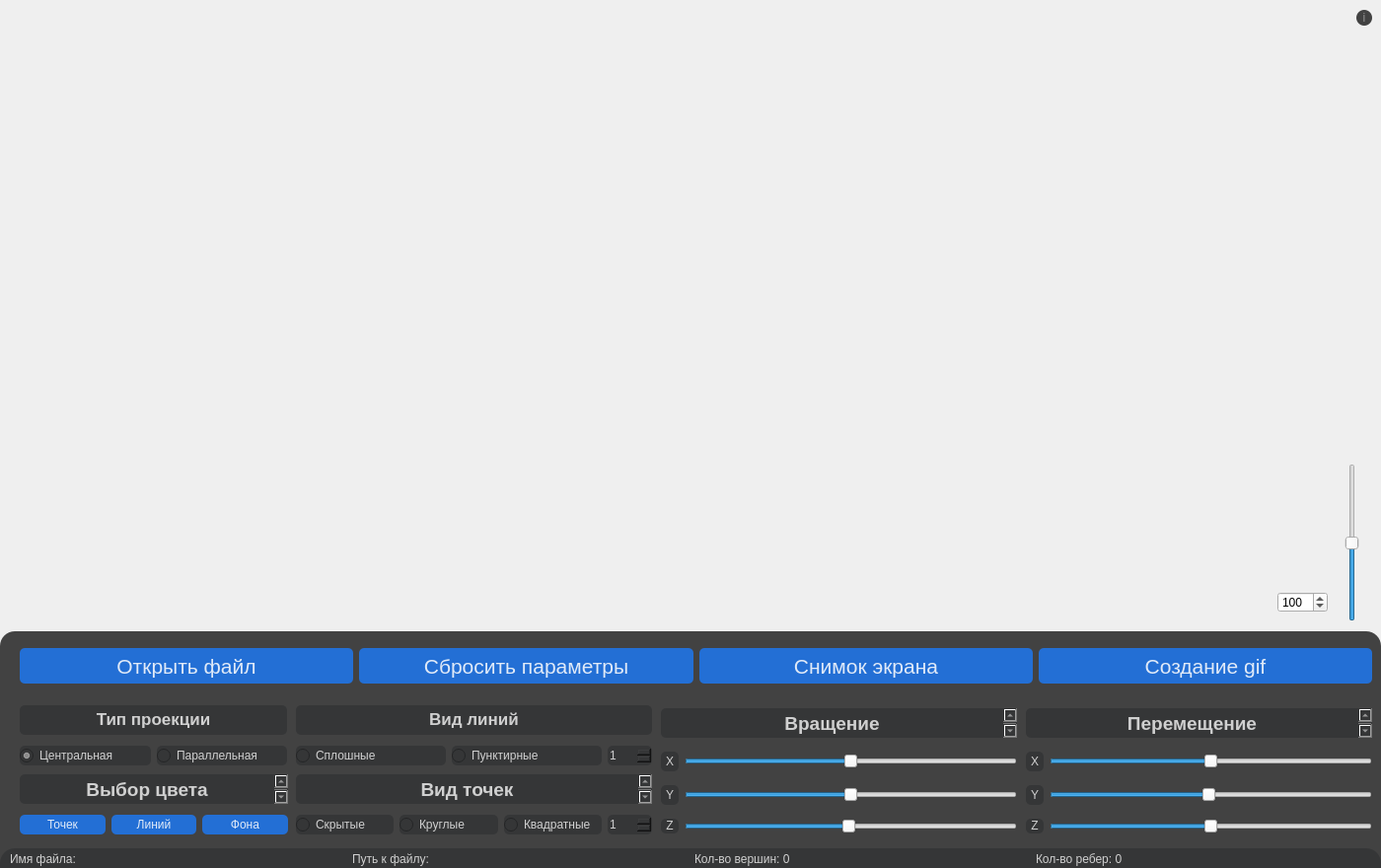
<?xml version="1.0" encoding="UTF-8"?>
<ui version="4.0">
 <class>MainWindow</class>
 <widget class="QMainWindow" name="MainWindow">
  <property name="geometry">
   <rect>
    <x>0</x>
    <y>0</y>
    <width>1400</width>
    <height>880</height>
   </rect>
  </property>
  <property name="minimumSize">
   <size>
    <width>1000</width>
    <height>800</height>
   </size>
  </property>
  <property name="maximumSize">
   <size>
    <width>1400</width>
    <height>880</height>
   </size>
  </property>
  <property name="windowTitle">
   <string>3DViewer_V1.0</string>
  </property>
  <widget class="QWidget" name="centralwidget">
   <widget class="QWidget" name="horizontalLayoutWidget">
    <property name="geometry">
     <rect>
      <x>10</x>
      <y>860</y>
      <width>1381</width>
      <height>21</height>
     </rect>
    </property>
    <layout class="QHBoxLayout" name="horizontalLayout_status">
     <item>
      <widget class="QLabel" name="label_file_name">
       <property name="styleSheet">
        <string notr="true">color: rgb(208, 208, 208);</string>
       </property>
       <property name="text">
        <string>Имя файла:</string>
       </property>
      </widget>
     </item>
     <item>
      <widget class="QLabel" name="label_file_path">
       <property name="styleSheet">
        <string notr="true">color: rgb(208, 208, 208);</string>
       </property>
       <property name="text">
        <string>Путь к файлу:</string>
       </property>
      </widget>
     </item>
     <item>
      <widget class="QLabel" name="label_number_peaks">
       <property name="styleSheet">
        <string notr="true">color: rgb(208, 208, 208);</string>
       </property>
       <property name="text">
        <string>Кол-во вершин: 0</string>
       </property>
      </widget>
     </item>
     <item>
      <widget class="QLabel" name="label_number_of_ribs">
       <property name="styleSheet">
        <string notr="true">color: rgb(208, 208, 208);</string>
       </property>
       <property name="text">
        <string>Кол-во ребер: 0</string>
       </property>
      </widget>
     </item>
    </layout>
   </widget>
   <widget class="QWidget" name="gridLayoutWidget">
    <property name="geometry">
     <rect>
      <x>670</x>
      <y>710</y>
      <width>361</width>
      <height>143</height>
     </rect>
    </property>
    <layout class="QGridLayout" name="gridLayout_spin">
     <item row="2" column="1">
      <widget class="QSlider" name="horizontalSlider_spin_y">
       <property name="maximum">
        <number>200</number>
       </property>
       <property name="pageStep">
        <number>1</number>
       </property>
       <property name="value">
        <number>100</number>
       </property>
       <property name="orientation">
        <enum>Qt::Horizontal</enum>
       </property>
      </widget>
     </item>
     <item row="3" column="0">
      <widget class="QLabel" name="label_z_2">
       <property name="styleSheet">
        <string notr="true">background-color: rgb(53, 54, 55);
color: rgb(208, 208, 208);
border-radius: 5px;</string>
       </property>
       <property name="text">
        <string>&lt;html&gt;&lt;head/&gt;&lt;body&gt;&lt;p align=&quot;center&quot;&gt;Z&lt;/p&gt;&lt;/body&gt;&lt;/html&gt;</string>
       </property>
      </widget>
     </item>
     <item row="1" column="0">
      <widget class="QLabel" name="label_x_2">
       <property name="minimumSize">
        <size>
         <width>18</width>
         <height>20</height>
        </size>
       </property>
       <property name="styleSheet">
        <string notr="true">background-color: rgb(53, 54, 55);
color: rgb(208, 208, 208);
border-radius: 5px;</string>
       </property>
       <property name="text">
        <string>&lt;html&gt;&lt;head/&gt;&lt;body&gt;&lt;p align=&quot;center&quot;&gt;X&lt;/p&gt;&lt;/body&gt;&lt;/html&gt;</string>
       </property>
      </widget>
     </item>
     <item row="2" column="0">
      <widget class="QLabel" name="label_y_2">
       <property name="minimumSize">
        <size>
         <width>18</width>
         <height>20</height>
        </size>
       </property>
       <property name="styleSheet">
        <string notr="true">background-color: rgb(53, 54, 55);
color: rgb(208, 208, 208);
border-radius: 5px;</string>
       </property>
       <property name="text">
        <string>&lt;html&gt;&lt;head/&gt;&lt;body&gt;&lt;p align=&quot;center&quot;&gt;Y&lt;/p&gt;&lt;/body&gt;&lt;/html&gt;</string>
       </property>
      </widget>
     </item>
     <item row="0" column="0" colspan="2">
      <widget class="QTextBrowser" name="textBrowser_line_2">
       <property name="minimumSize">
        <size>
         <width>0</width>
         <height>30</height>
        </size>
       </property>
       <property name="maximumSize">
        <size>
         <width>16777215</width>
         <height>30</height>
        </size>
       </property>
       <property name="baseSize">
        <size>
         <width>350</width>
         <height>36</height>
        </size>
       </property>
       <property name="styleSheet">
        <string notr="true">background-color: rgb(53, 54, 55);
color: rgb(208, 208, 208);
border-radius: 5px;</string>
       </property>
       <property name="html">
        <string>&lt;!DOCTYPE HTML PUBLIC &quot;-//W3C//DTD HTML 4.0//EN&quot; &quot;http://www.w3.org/TR/REC-html40/strict.dtd&quot;&gt;
&lt;html&gt;&lt;head&gt;&lt;meta name=&quot;qrichtext&quot; content=&quot;1&quot; /&gt;&lt;meta charset=&quot;utf-8&quot; /&gt;&lt;style type=&quot;text/css&quot;&gt;
p, li { white-space: pre-wrap; }
hr { height: 1px; border-width: 0; }
li.unchecked::marker { content: &quot;\2610&quot;; }
li.checked::marker { content: &quot;\2612&quot;; }
&lt;/style&gt;&lt;/head&gt;&lt;body style=&quot; font-family:'.AppleSystemUIFont'; font-size:13pt; font-weight:400; font-style:normal;&quot;&gt;
&lt;p align=&quot;center&quot; style=&quot; margin-top:0px; margin-bottom:0px; margin-left:0px; margin-right:0px; -qt-block-indent:0; text-indent:0px;&quot;&gt;&lt;span style=&quot; font-size:14pt; font-weight:700;&quot;&gt;Вращение&lt;/span&gt;&lt;/p&gt;&lt;/body&gt;&lt;/html&gt;</string>
       </property>
      </widget>
     </item>
     <item row="1" column="1">
      <widget class="QSlider" name="horizontalSlider_spin_x">
       <property name="maximum">
        <number>200</number>
       </property>
       <property name="value">
        <number>100</number>
       </property>
       <property name="orientation">
        <enum>Qt::Horizontal</enum>
       </property>
      </widget>
     </item>
     <item row="3" column="1">
      <widget class="QSlider" name="horizontalSlider_spin_z">
       <property name="maximum">
        <number>200</number>
       </property>
       <property name="pageStep">
        <number>1</number>
       </property>
       <property name="value">
        <number>99</number>
       </property>
       <property name="orientation">
        <enum>Qt::Horizontal</enum>
       </property>
      </widget>
     </item>
    </layout>
   </widget>
   <widget class="QWidget" name="gridLayoutWidget_2">
    <property name="geometry">
     <rect>
      <x>1040</x>
      <y>710</y>
      <width>351</width>
      <height>143</height>
     </rect>
    </property>
    <layout class="QGridLayout" name="gridLayout_move">
     <item row="3" column="0">
      <widget class="QLabel" name="label_z">
       <property name="styleSheet">
        <string notr="true">background-color: rgb(53, 54, 55);
color: rgb(208, 208, 208);
border-radius: 5px;</string>
       </property>
       <property name="text">
        <string>&lt;html&gt;&lt;head/&gt;&lt;body&gt;&lt;p align=&quot;center&quot;&gt;Z&lt;/p&gt;&lt;/body&gt;&lt;/html&gt;</string>
       </property>
      </widget>
     </item>
     <item row="1" column="0">
      <widget class="QLabel" name="label_x">
       <property name="minimumSize">
        <size>
         <width>18</width>
         <height>20</height>
        </size>
       </property>
       <property name="styleSheet">
        <string notr="true">background-color: rgb(53, 54, 55);
color: rgb(208, 208, 208);
border-radius: 5px;</string>
       </property>
       <property name="text">
        <string>&lt;html&gt;&lt;head/&gt;&lt;body&gt;&lt;p align=&quot;center&quot;&gt;X&lt;/p&gt;&lt;/body&gt;&lt;/html&gt;</string>
       </property>
      </widget>
     </item>
     <item row="1" column="1">
      <widget class="QSlider" name="horizontalSlider_move_x">
       <property name="maximum">
        <number>200</number>
       </property>
       <property name="pageStep">
        <number>1</number>
       </property>
       <property name="value">
        <number>100</number>
       </property>
       <property name="orientation">
        <enum>Qt::Horizontal</enum>
       </property>
      </widget>
     </item>
     <item row="2" column="1">
      <widget class="QSlider" name="horizontalSlider_move_y">
       <property name="maximum">
        <number>200</number>
       </property>
       <property name="pageStep">
        <number>1</number>
       </property>
       <property name="value">
        <number>99</number>
       </property>
       <property name="orientation">
        <enum>Qt::Horizontal</enum>
       </property>
      </widget>
     </item>
     <item row="2" column="0">
      <widget class="QLabel" name="label_y">
       <property name="minimumSize">
        <size>
         <width>18</width>
         <height>20</height>
        </size>
       </property>
       <property name="styleSheet">
        <string notr="true">background-color: rgb(53, 54, 55);
color: rgb(208, 208, 208);
border-radius: 5px;</string>
       </property>
       <property name="text">
        <string>&lt;html&gt;&lt;head/&gt;&lt;body&gt;&lt;p align=&quot;center&quot;&gt;Y&lt;/p&gt;&lt;/body&gt;&lt;/html&gt;</string>
       </property>
      </widget>
     </item>
     <item row="3" column="1">
      <widget class="QSlider" name="horizontalSlider_move_z">
       <property name="maximum">
        <number>200</number>
       </property>
       <property name="pageStep">
        <number>1</number>
       </property>
       <property name="value">
        <number>100</number>
       </property>
       <property name="orientation">
        <enum>Qt::Horizontal</enum>
       </property>
      </widget>
     </item>
     <item row="0" column="0" colspan="2">
      <widget class="QTextBrowser" name="textBrowser_progection_move">
       <property name="minimumSize">
        <size>
         <width>0</width>
         <height>30</height>
        </size>
       </property>
       <property name="maximumSize">
        <size>
         <width>16777215</width>
         <height>30</height>
        </size>
       </property>
       <property name="baseSize">
        <size>
         <width>350</width>
         <height>36</height>
        </size>
       </property>
       <property name="styleSheet">
        <string notr="true">background-color: rgb(53, 54, 55);
color: rgb(208, 208, 208);
border-radius: 5px;</string>
       </property>
       <property name="html">
        <string>&lt;!DOCTYPE HTML PUBLIC &quot;-//W3C//DTD HTML 4.0//EN&quot; &quot;http://www.w3.org/TR/REC-html40/strict.dtd&quot;&gt;
&lt;html&gt;&lt;head&gt;&lt;meta name=&quot;qrichtext&quot; content=&quot;1&quot; /&gt;&lt;meta charset=&quot;utf-8&quot; /&gt;&lt;style type=&quot;text/css&quot;&gt;
p, li { white-space: pre-wrap; }
hr { height: 1px; border-width: 0; }
li.unchecked::marker { content: &quot;\2610&quot;; }
li.checked::marker { content: &quot;\2612&quot;; }
&lt;/style&gt;&lt;/head&gt;&lt;body style=&quot; font-family:'.AppleSystemUIFont'; font-size:13pt; font-weight:400; font-style:normal;&quot;&gt;
&lt;p align=&quot;center&quot; style=&quot; margin-top:0px; margin-bottom:0px; margin-left:0px; margin-right:0px; -qt-block-indent:0; text-indent:0px;&quot;&gt;&lt;span style=&quot; font-size:14pt; font-weight:700;&quot;&gt;Перемещение&lt;/span&gt;&lt;/p&gt;&lt;/body&gt;&lt;/html&gt;</string>
       </property>
      </widget>
     </item>
    </layout>
   </widget>
   <widget class="QWidget" name="verticalLayoutWidget">
    <property name="geometry">
     <rect>
      <x>300</x>
      <y>710</y>
      <width>361</width>
      <height>71</height>
     </rect>
    </property>
    <layout class="QVBoxLayout" name="verticalLayout_line">
     <item>
      <widget class="QTextBrowser" name="textBrowser_line">
       <property name="minimumSize">
        <size>
         <width>0</width>
         <height>30</height>
        </size>
       </property>
       <property name="maximumSize">
        <size>
         <width>16777215</width>
         <height>30</height>
        </size>
       </property>
       <property name="baseSize">
        <size>
         <width>350</width>
         <height>30</height>
        </size>
       </property>
       <property name="styleSheet">
        <string notr="true">background-color: rgb(53, 54, 55);
color: rgb(208, 208, 208);
border-radius: 5px;</string>
       </property>
       <property name="html">
        <string>&lt;!DOCTYPE HTML PUBLIC &quot;-//W3C//DTD HTML 4.0//EN&quot; &quot;http://www.w3.org/TR/REC-html40/strict.dtd&quot;&gt;
&lt;html&gt;&lt;head&gt;&lt;meta name=&quot;qrichtext&quot; content=&quot;1&quot; /&gt;&lt;meta charset=&quot;utf-8&quot; /&gt;&lt;style type=&quot;text/css&quot;&gt;
p, li { white-space: pre-wrap; }
hr { height: 1px; border-width: 0; }
li.unchecked::marker { content: &quot;\2610&quot;; }
li.checked::marker { content: &quot;\2612&quot;; }
&lt;/style&gt;&lt;/head&gt;&lt;body style=&quot; font-family:'.AppleSystemUIFont'; font-size:13pt; font-weight:400; font-style:normal;&quot;&gt;
&lt;p align=&quot;center&quot; style=&quot; margin-top:0px; margin-bottom:0px; margin-left:0px; margin-right:0px; -qt-block-indent:0; text-indent:0px;&quot;&gt;&lt;span style=&quot; font-weight:700;&quot;&gt;Вид линий&lt;/span&gt;&lt;/p&gt;&lt;/body&gt;&lt;/html&gt;</string>
       </property>
      </widget>
     </item>
     <item>
      <layout class="QHBoxLayout" name="horizontalLayout_line">
       <item>
        <widget class="QRadioButton" name="radioButton_ribs_line">
         <property name="minimumSize">
          <size>
           <width>0</width>
           <height>20</height>
          </size>
         </property>
         <property name="styleSheet">
          <string notr="true">background-color: rgb(53, 54, 55);
color: rgb(208, 208, 208);
border-radius: 5px;</string>
         </property>
         <property name="text">
          <string>Сплошные</string>
         </property>
        </widget>
       </item>
       <item>
        <widget class="QRadioButton" name="radioButton_ribs_dotted">
         <property name="minimumSize">
          <size>
           <width>0</width>
           <height>20</height>
          </size>
         </property>
         <property name="styleSheet">
          <string notr="true">background-color: rgb(53, 54, 55);
color: rgb(208, 208, 208);
border-radius: 5px;</string>
         </property>
         <property name="text">
          <string>Пунктирные </string>
         </property>
        </widget>
       </item>
       <item>
        <widget class="QSpinBox" name="spinBox_line">
         <property name="minimumSize">
          <size>
           <width>0</width>
           <height>20</height>
          </size>
         </property>
         <property name="maximumSize">
          <size>
           <width>45</width>
           <height>16777215</height>
          </size>
         </property>
         <property name="styleSheet">
          <string notr="true">background-color: rgb(53, 54, 55);
color: rgb(208, 208, 208);
border-radius: 5px;</string>
         </property>
         <property name="minimum">
          <number>1</number>
         </property>
        </widget>
       </item>
      </layout>
     </item>
    </layout>
   </widget>
   <widget class="QWidget" name="verticalLayoutWidget_2">
    <property name="geometry">
     <rect>
      <x>300</x>
      <y>780</y>
      <width>361</width>
      <height>71</height>
     </rect>
    </property>
    <layout class="QVBoxLayout" name="verticalLayout_dot">
     <item>
      <widget class="QTextBrowser" name="textBrowser_progection_dot">
       <property name="minimumSize">
        <size>
         <width>0</width>
         <height>30</height>
        </size>
       </property>
       <property name="maximumSize">
        <size>
         <width>16777215</width>
         <height>30</height>
        </size>
       </property>
       <property name="baseSize">
        <size>
         <width>350</width>
         <height>30</height>
        </size>
       </property>
       <property name="styleSheet">
        <string notr="true">background-color: rgb(53, 54, 55);
color: rgb(208, 208, 208);
border-radius: 5px;</string>
       </property>
       <property name="html">
        <string>&lt;!DOCTYPE HTML PUBLIC &quot;-//W3C//DTD HTML 4.0//EN&quot; &quot;http://www.w3.org/TR/REC-html40/strict.dtd&quot;&gt;
&lt;html&gt;&lt;head&gt;&lt;meta name=&quot;qrichtext&quot; content=&quot;1&quot; /&gt;&lt;meta charset=&quot;utf-8&quot; /&gt;&lt;style type=&quot;text/css&quot;&gt;
p, li { white-space: pre-wrap; }
hr { height: 1px; border-width: 0; }
li.unchecked::marker { content: &quot;\2610&quot;; }
li.checked::marker { content: &quot;\2612&quot;; }
&lt;/style&gt;&lt;/head&gt;&lt;body style=&quot; font-family:'.AppleSystemUIFont'; font-size:13pt; font-weight:400; font-style:normal;&quot;&gt;
&lt;p align=&quot;center&quot; style=&quot; margin-top:0px; margin-bottom:0px; margin-left:0px; margin-right:0px; -qt-block-indent:0; text-indent:0px;&quot;&gt;&lt;span style=&quot; font-size:14pt; font-weight:700;&quot;&gt;Вид точек&lt;/span&gt;&lt;/p&gt;&lt;/body&gt;&lt;/html&gt;</string>
       </property>
      </widget>
     </item>
     <item>
      <layout class="QHBoxLayout" name="horizontalLayout_dot">
       <item>
        <widget class="QRadioButton" name="radioButton_dot_invis">
         <property name="minimumSize">
          <size>
           <width>0</width>
           <height>20</height>
          </size>
         </property>
         <property name="styleSheet">
          <string notr="true">background-color: rgb(53, 54, 55);
color: rgb(208, 208, 208);
border-radius: 5px;</string>
         </property>
         <property name="text">
          <string>Скрытые</string>
         </property>
        </widget>
       </item>
       <item>
        <widget class="QRadioButton" name="radioButton_dot_round">
         <property name="minimumSize">
          <size>
           <width>0</width>
           <height>20</height>
          </size>
         </property>
         <property name="styleSheet">
          <string notr="true">background-color: rgb(53, 54, 55);
color: rgb(208, 208, 208);
border-radius: 5px;</string>
         </property>
         <property name="text">
          <string>Круглые</string>
         </property>
        </widget>
       </item>
       <item>
        <widget class="QRadioButton" name="radioButton_dot_square">
         <property name="minimumSize">
          <size>
           <width>0</width>
           <height>20</height>
          </size>
         </property>
         <property name="styleSheet">
          <string notr="true">background-color: rgb(53, 54, 55);
color: rgb(208, 208, 208);
border-radius: 5px;</string>
         </property>
         <property name="text">
          <string>Квадратные</string>
         </property>
        </widget>
       </item>
       <item>
        <widget class="QSpinBox" name="spinBox_dot">
         <property name="minimumSize">
          <size>
           <width>0</width>
           <height>20</height>
          </size>
         </property>
         <property name="maximumSize">
          <size>
           <width>45</width>
           <height>16777215</height>
          </size>
         </property>
         <property name="styleSheet">
          <string notr="true">background-color: rgb(53, 54, 55);
color: rgb(208, 208, 208);
border-radius: 5px;</string>
         </property>
         <property name="minimum">
          <number>1</number>
         </property>
        </widget>
       </item>
      </layout>
     </item>
    </layout>
   </widget>
   <widget class="QWidget" name="verticalLayoutWidget_3">
    <property name="geometry">
     <rect>
      <x>20</x>
      <y>780</y>
      <width>272</width>
      <height>71</height>
     </rect>
    </property>
    <layout class="QVBoxLayout" name="verticalLayout_color">
     <item>
      <widget class="QTextBrowser" name="textBrowser_color_view">
       <property name="minimumSize">
        <size>
         <width>0</width>
         <height>30</height>
        </size>
       </property>
       <property name="maximumSize">
        <size>
         <width>16777215</width>
         <height>30</height>
        </size>
       </property>
       <property name="baseSize">
        <size>
         <width>350</width>
         <height>30</height>
        </size>
       </property>
       <property name="styleSheet">
        <string notr="true">background-color: rgb(53, 54, 55);
color: rgb(208, 208, 208);
border-radius: 5px;</string>
       </property>
       <property name="html">
        <string>&lt;!DOCTYPE HTML PUBLIC &quot;-//W3C//DTD HTML 4.0//EN&quot; &quot;http://www.w3.org/TR/REC-html40/strict.dtd&quot;&gt;
&lt;html&gt;&lt;head&gt;&lt;meta name=&quot;qrichtext&quot; content=&quot;1&quot; /&gt;&lt;meta charset=&quot;utf-8&quot; /&gt;&lt;style type=&quot;text/css&quot;&gt;
p, li { white-space: pre-wrap; }
hr { height: 1px; border-width: 0; }
li.unchecked::marker { content: &quot;\2610&quot;; }
li.checked::marker { content: &quot;\2612&quot;; }
&lt;/style&gt;&lt;/head&gt;&lt;body style=&quot; font-family:'.AppleSystemUIFont'; font-size:13pt; font-weight:400; font-style:normal;&quot;&gt;
&lt;p align=&quot;center&quot; style=&quot; margin-top:0px; margin-bottom:0px; margin-left:0px; margin-right:0px; -qt-block-indent:0; text-indent:0px;&quot;&gt;&lt;span style=&quot; font-size:14pt; font-weight:700;&quot;&gt;Выбор цвета&lt;/span&gt;&lt;/p&gt;&lt;/body&gt;&lt;/html&gt;</string>
       </property>
      </widget>
     </item>
     <item>
      <layout class="QHBoxLayout" name="horizontalLayout_color">
       <item>
        <widget class="QPushButton" name="pushButton_change_dot_color">
         <property name="minimumSize">
          <size>
           <width>80</width>
           <height>20</height>
          </size>
         </property>
         <property name="styleSheet">
          <string notr="true">QPushButton{
background-color:rgb(35, 111, 213);
color: rgb(224, 234, 248);
border-radius: 5px;

}
QPushButton:hover {
    background-color : rgb(102, 104, 104);
}
QPushButton:pressed {
    background-color : rgb(33, 33, 33);
}
</string>
         </property>
         <property name="text">
          <string>Точек</string>
         </property>
        </widget>
       </item>
       <item>
        <widget class="QPushButton" name="pushButton_change_line_color">
         <property name="minimumSize">
          <size>
           <width>80</width>
           <height>20</height>
          </size>
         </property>
         <property name="styleSheet">
          <string notr="true">QPushButton{
background-color:rgb(35, 111, 213);
color: rgb(224, 234, 248);
border-radius: 5px;

}
QPushButton:hover {
    background-color : rgb(102, 104, 104);
}
QPushButton:pressed {
    background-color : rgb(33, 33, 33);
}
</string>
         </property>
         <property name="text">
          <string>Линий</string>
         </property>
        </widget>
       </item>
       <item>
        <widget class="QPushButton" name="pushButton_change_background_color">
         <property name="minimumSize">
          <size>
           <width>80</width>
           <height>20</height>
          </size>
         </property>
         <property name="styleSheet">
          <string notr="true">QPushButton{
background-color:rgb(35, 111, 213);
color: rgb(224, 234, 248);
border-radius: 5px;

}
QPushButton:hover {
    background-color : rgb(102, 104, 104);
}
QPushButton:pressed {
    background-color : rgb(33, 33, 33);
}
</string>
         </property>
         <property name="text">
          <string>Фона</string>
         </property>
        </widget>
       </item>
      </layout>
     </item>
    </layout>
   </widget>
   <widget class="QWidget" name="verticalLayoutWidget_4">
    <property name="geometry">
     <rect>
      <x>20</x>
      <y>710</y>
      <width>271</width>
      <height>71</height>
     </rect>
    </property>
    <layout class="QVBoxLayout" name="verticalLayout_projection_type">
     <item>
      <widget class="QTextBrowser" name="textBrowser_projection">
       <property name="minimumSize">
        <size>
         <width>0</width>
         <height>30</height>
        </size>
       </property>
       <property name="maximumSize">
        <size>
         <width>16777215</width>
         <height>30</height>
        </size>
       </property>
       <property name="baseSize">
        <size>
         <width>350</width>
         <height>30</height>
        </size>
       </property>
       <property name="styleSheet">
        <string notr="true">background-color: rgb(53, 54, 55);
color: rgb(208, 208, 208);
border-radius: 5px;</string>
       </property>
       <property name="html">
        <string>&lt;!DOCTYPE HTML PUBLIC &quot;-//W3C//DTD HTML 4.0//EN&quot; &quot;http://www.w3.org/TR/REC-html40/strict.dtd&quot;&gt;
&lt;html&gt;&lt;head&gt;&lt;meta name=&quot;qrichtext&quot; content=&quot;1&quot; /&gt;&lt;meta charset=&quot;utf-8&quot; /&gt;&lt;style type=&quot;text/css&quot;&gt;
p, li { white-space: pre-wrap; }
hr { height: 1px; border-width: 0; }
li.unchecked::marker { content: &quot;\2610&quot;; }
li.checked::marker { content: &quot;\2612&quot;; }
&lt;/style&gt;&lt;/head&gt;&lt;body style=&quot; font-family:'.AppleSystemUIFont'; font-size:13pt; font-weight:400; font-style:normal;&quot;&gt;
&lt;p align=&quot;center&quot; style=&quot; margin-top:0px; margin-bottom:0px; margin-left:0px; margin-right:0px; -qt-block-indent:0; text-indent:0px;&quot;&gt;&lt;span style=&quot; font-weight:700;&quot;&gt;Тип проекции&lt;/span&gt;&lt;/p&gt;&lt;/body&gt;&lt;/html&gt;</string>
       </property>
      </widget>
     </item>
     <item>
      <layout class="QHBoxLayout" name="horizontalLayout_projection_type">
       <item>
        <widget class="QRadioButton" name="radioButton_projection_center">
         <property name="minimumSize">
          <size>
           <width>0</width>
           <height>20</height>
          </size>
         </property>
         <property name="tabletTracking">
          <bool>false</bool>
         </property>
         <property name="styleSheet">
          <string notr="true">background-color: rgb(53, 54, 55);
color: rgb(208, 208, 208);
border-radius: 5px;</string>
         </property>
         <property name="text">
          <string>Центральная</string>
         </property>
         <property name="checked">
          <bool>true</bool>
         </property>
        </widget>
       </item>
       <item>
        <widget class="QRadioButton" name="radioButton_projection_parallel">
         <property name="minimumSize">
          <size>
           <width>0</width>
           <height>20</height>
          </size>
         </property>
         <property name="styleSheet">
          <string notr="true">background-color: rgb(53, 54, 55);
color: rgb(208, 208, 208);
border-radius: 5px;</string>
         </property>
         <property name="text">
          <string>Параллельная</string>
         </property>
        </widget>
       </item>
      </layout>
     </item>
    </layout>
   </widget>
   <widget class="QWidget" name="horizontalLayoutWidget_6">
    <property name="geometry">
     <rect>
      <x>20</x>
      <y>650</y>
      <width>1371</width>
      <height>51</height>
     </rect>
    </property>
    <layout class="QHBoxLayout" name="horizontalLayout">
     <item>
      <widget class="QPushButton" name="pushButton_open_file">
       <property name="minimumSize">
        <size>
         <width>200</width>
         <height>36</height>
        </size>
       </property>
       <property name="font">
        <font>
         <pointsize>16</pointsize>
        </font>
       </property>
       <property name="styleSheet">
        <string notr="true">QPushButton{
background-color:rgb(35, 111, 213);
color: rgb(224, 234, 248);
border-radius: 5px;

}
QPushButton:hover {
    background-color : rgb(102, 104, 104);
}
QPushButton:pressed {
    background-color : rgb(33, 33, 33);
}
</string>
       </property>
       <property name="text">
        <string>Открыть файл</string>
       </property>
       <property name="iconSize">
        <size>
         <width>16</width>
         <height>16</height>
        </size>
       </property>
      </widget>
     </item>
     <item>
      <widget class="QPushButton" name="pushButton_param">
       <property name="minimumSize">
        <size>
         <width>200</width>
         <height>36</height>
        </size>
       </property>
       <property name="font">
        <font>
         <pointsize>16</pointsize>
        </font>
       </property>
       <property name="styleSheet">
        <string notr="true">QPushButton{
background-color:rgb(35, 111, 213);
color: rgb(224, 234, 248);
border-radius: 5px;

}
QPushButton:hover {
    background-color : rgb(102, 104, 104);
}
QPushButton:pressed {
    background-color : rgb(33, 33, 33);
}
</string>
       </property>
       <property name="text">
        <string>Сбросить параметры</string>
       </property>
      </widget>
     </item>
     <item>
      <widget class="QPushButton" name="pushButton_screenshot">
       <property name="minimumSize">
        <size>
         <width>200</width>
         <height>36</height>
        </size>
       </property>
       <property name="font">
        <font>
         <pointsize>16</pointsize>
        </font>
       </property>
       <property name="styleSheet">
        <string notr="true">QPushButton{
background-color:rgb(35, 111, 213);
color: rgb(224, 234, 248);
border-radius: 5px;

}
QPushButton:hover {
    background-color : rgb(102, 104, 104);
}
QPushButton:pressed {
    background-color : rgb(33, 33, 33);
}
</string>
       </property>
       <property name="text">
        <string>Снимок экрана</string>
       </property>
      </widget>
     </item>
     <item>
      <widget class="QPushButton" name="pushButton_gif">
       <property name="minimumSize">
        <size>
         <width>200</width>
         <height>36</height>
        </size>
       </property>
       <property name="font">
        <font>
         <pointsize>16</pointsize>
        </font>
       </property>
       <property name="styleSheet">
        <string notr="true">QPushButton{
background-color:rgb(35, 111, 213);
color: rgb(224, 234, 248);
border-radius: 5px;

}
QPushButton:hover {
    background-color : rgb(102, 104, 104);
}
QPushButton:pressed {
    background-color : rgb(33, 33, 33);
}
</string>
       </property>
       <property name="text">
        <string>Создание gif</string>
       </property>
      </widget>
     </item>
    </layout>
   </widget>
   <widget class="QLabel" name="label_background_color">
    <property name="geometry">
     <rect>
      <x>0</x>
      <y>640</y>
      <width>1400</width>
      <height>281</height>
     </rect>
    </property>
    <property name="styleSheet">
     <string notr="true">background-color: rgb(66, 66, 66);
border-radius: 15px;</string>
    </property>
    <property name="text">
     <string/>
    </property>
   </widget>
   <widget class="QLabel" name="label_background_color_2">
    <property name="geometry">
     <rect>
      <x>0</x>
      <y>860</y>
      <width>1400</width>
      <height>51</height>
     </rect>
    </property>
    <property name="styleSheet">
     <string notr="true">background-color: rgb(53, 54, 55);
border-radius: 15px;
</string>
    </property>
    <property name="text">
     <string/>
    </property>
   </widget>
   <widget class="QSlider" name="verticalSlider_size">
    <property name="geometry">
     <rect>
      <x>1360</x>
      <y>470</y>
      <width>22</width>
      <height>160</height>
     </rect>
    </property>
    <property name="minimum">
     <number>1</number>
    </property>
    <property name="maximum">
     <number>200</number>
    </property>
    <property name="value">
     <number>100</number>
    </property>
    <property name="orientation">
     <enum>Qt::Vertical</enum>
    </property>
   </widget>
   <widget class="QSpinBox" name="spinBox_size">
    <property name="geometry">
     <rect>
      <x>1295</x>
      <y>600</y>
      <width>51</width>
      <height>21</height>
     </rect>
    </property>
    <property name="minimumSize">
     <size>
      <width>36</width>
      <height>21</height>
     </size>
    </property>
    <property name="minimum">
     <number>1</number>
    </property>
    <property name="maximum">
     <number>200</number>
    </property>
    <property name="value">
     <number>100</number>
    </property>
   </widget>
   <widget class="WinOpenGL" name="openGLWidget" native="true">
    <property name="geometry">
     <rect>
      <x>0</x>
      <y>0</y>
      <width>1401</width>
      <height>651</height>
     </rect>
    </property>
   </widget>
   <widget class="QPushButton" name="pushButton_info">
    <property name="geometry">
     <rect>
      <x>1375</x>
      <y>10</y>
      <width>16</width>
      <height>16</height>
     </rect>
    </property>
    <property name="whatsThis">
     <string>&lt;html&gt;&lt;head/&gt;&lt;body&gt;&lt;p align=&quot;center&quot;&gt;Info&lt;/p&gt;&lt;/body&gt;&lt;/html&gt;</string>
    </property>
    <property name="styleSheet">
     <string notr="true">QPushButton{
background-color: rgb(66, 66, 66);
color: rgb(146, 146, 146);
border-radius: 8px;

}
QPushButton:hover {
    background-color : rgb(102, 104, 104);
}
QPushButton:pressed {
    background-color : rgb(33, 33, 33);
}
</string>
    </property>
    <property name="text">
     <string>i</string>
    </property>
   </widget>
   <zorder>openGLWidget</zorder>
   <zorder>label_background_color</zorder>
   <zorder>label_background_color_2</zorder>
   <zorder>horizontalLayoutWidget</zorder>
   <zorder>gridLayoutWidget</zorder>
   <zorder>gridLayoutWidget_2</zorder>
   <zorder>verticalLayoutWidget</zorder>
   <zorder>verticalLayoutWidget_2</zorder>
   <zorder>verticalLayoutWidget_3</zorder>
   <zorder>verticalLayoutWidget_4</zorder>
   <zorder>horizontalLayoutWidget_6</zorder>
   <zorder>verticalSlider_size</zorder>
   <zorder>spinBox_size</zorder>
   <zorder>pushButton_info</zorder>
  </widget>
 </widget>
 <customwidgets>
  <customwidget>
   <class>WinOpenGL</class>
   <extends>QWidget</extends>
   <header>winopengl.h</header>
  </customwidget>
 </customwidgets>
 <resources/>
 <connections/>
</ui>
